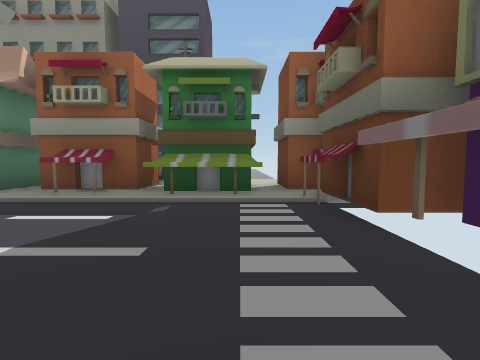
view 1 (above)

24 first-person views from a walk through a scene from a Unity 3-D project. The camera is 1.4 m above the floor, tilts 4° down and sees 85° across. The floor is counted in squares, 2 m on a side. Each view is taken from the middle of a square. On the plan, view 1 faces up. The plan holds only what a view shows up to about 9 squares ahead; the rest is blank. The place goes on beyond the plan. The player is left out. Some surface patterns are stand-ins.

view 2
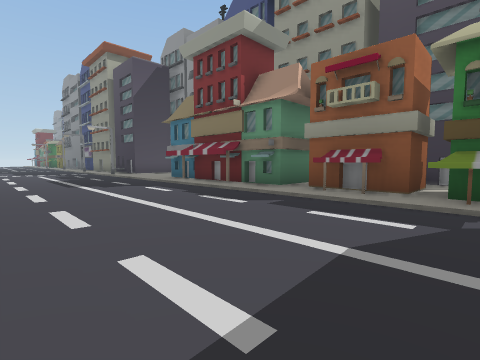

view 3
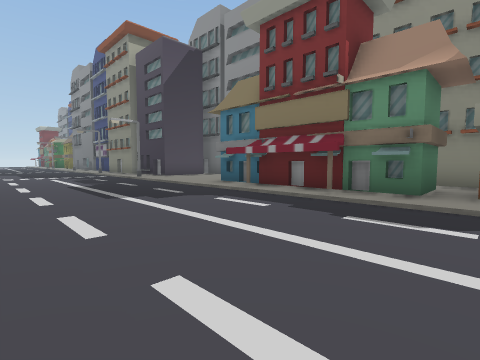

view 4
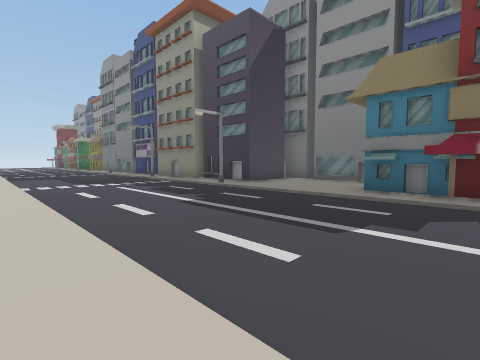

view 5
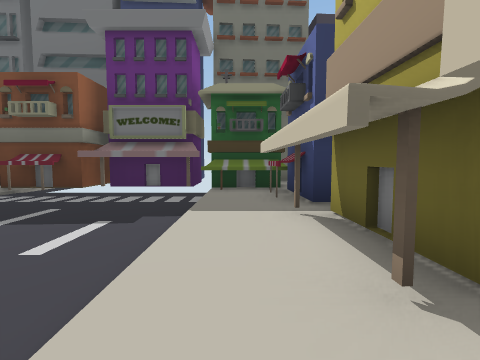

view 6
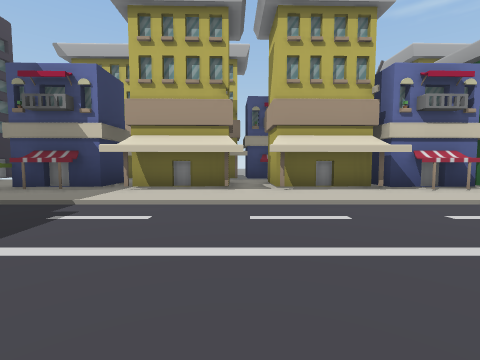

view 7
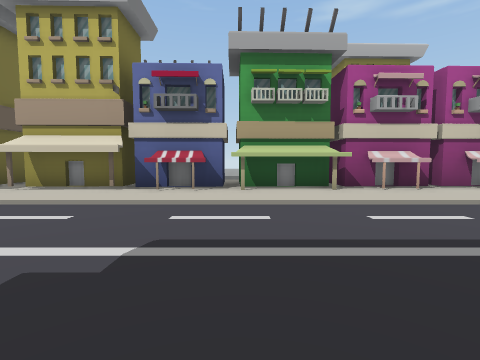

view 8
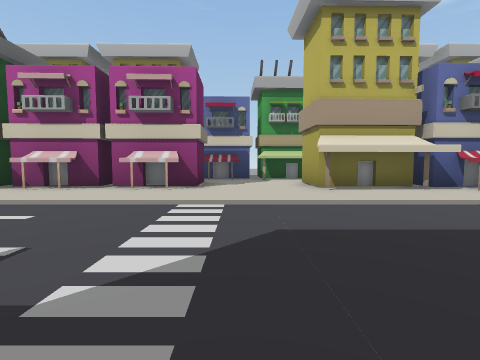

view 9
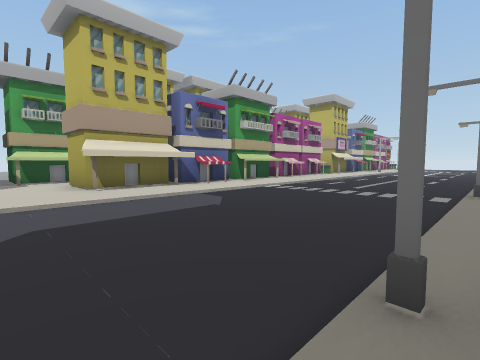

view 10
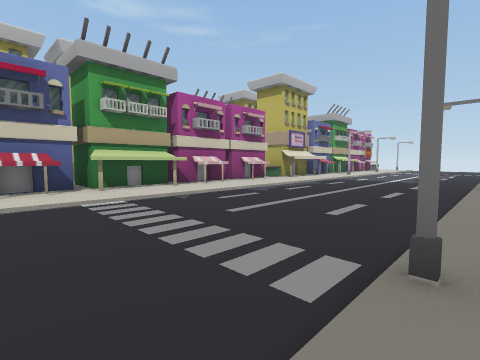

view 11
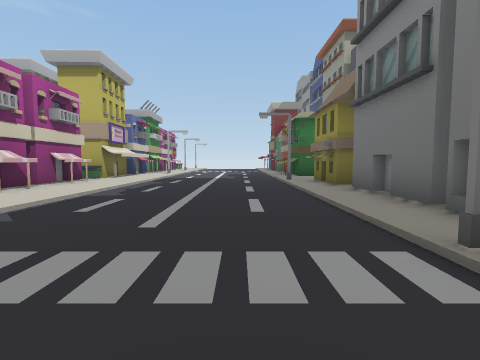

view 12
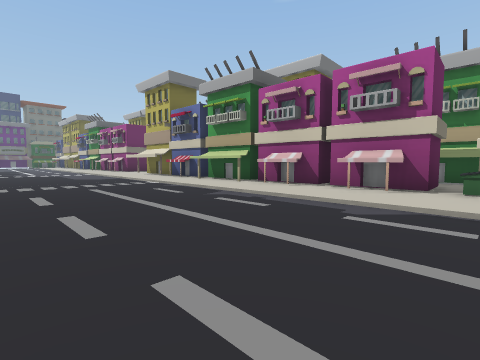

view 13
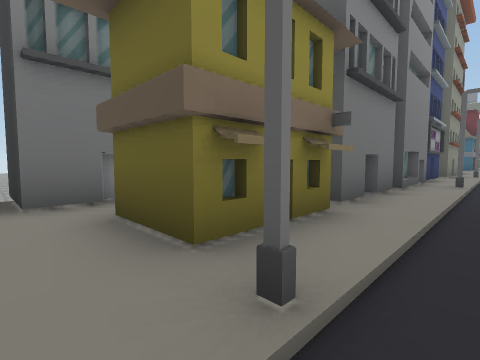

view 14
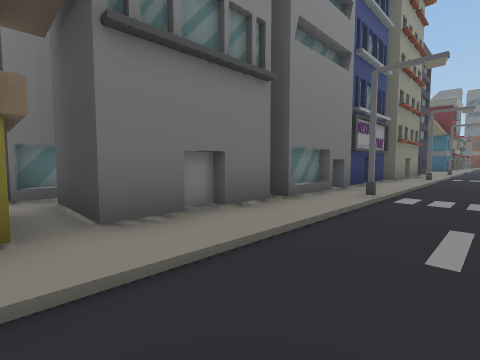

view 15
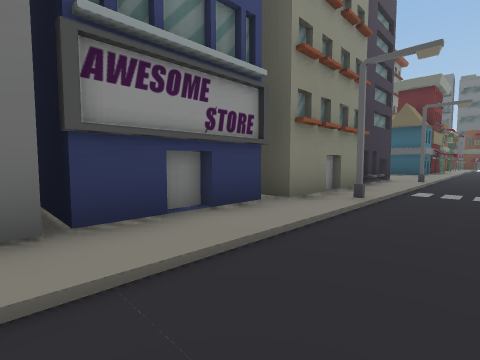

view 16
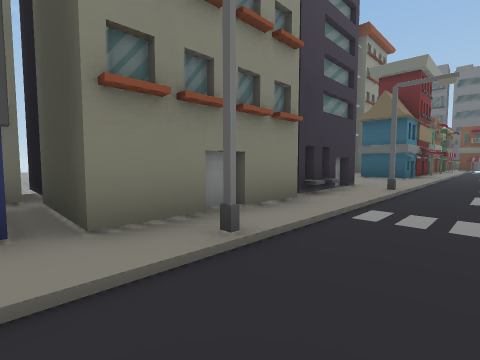

view 17
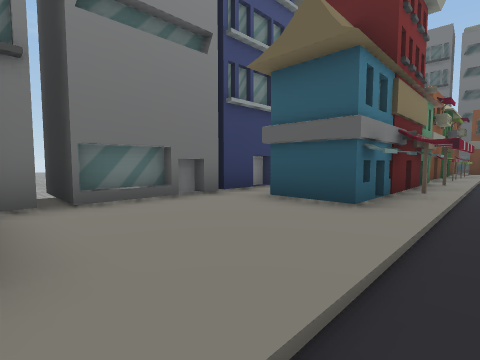

view 18
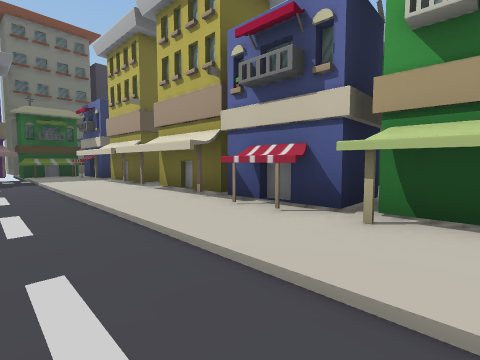

view 19
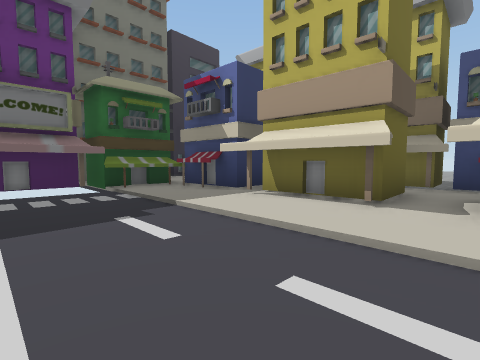

view 20
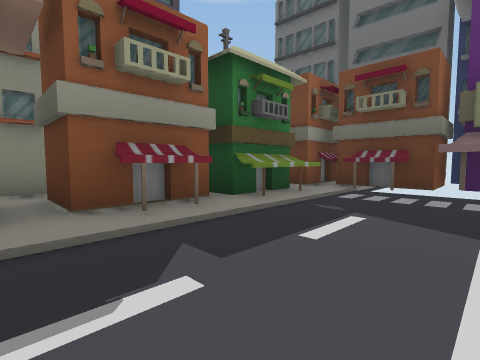

view 21
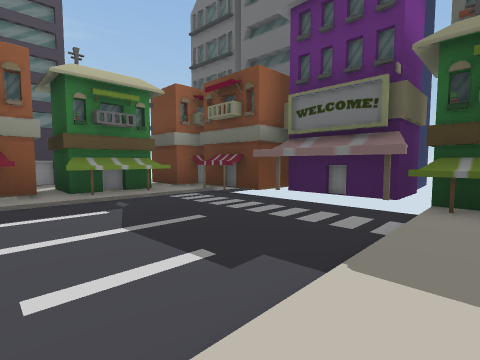

view 22
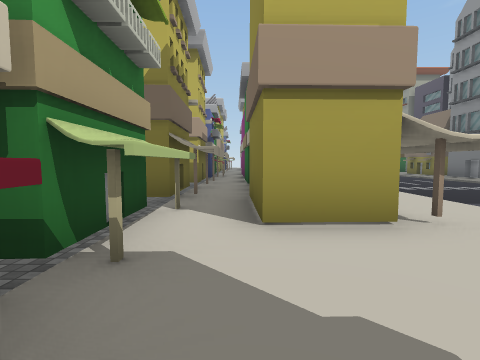

view 23
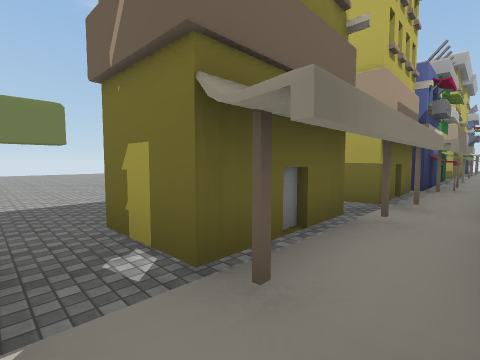

view 24
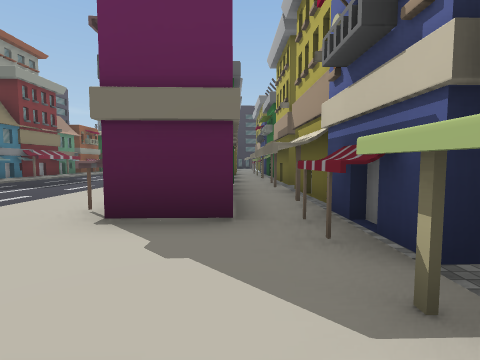

### Floor plan
Key: @ floor where view 1 was taken; # wall or solid block; . main floor; : floor 0.25 m higher than the main floor; O other object.
Columns run from 33 left of view 1 to 6 right of it. Each row starts with its distance up from view 1.
 11              .      .
 10 #            #      #
  9 #####        #      #####     ###
  8 ::O:#O      ##O   O:O:O#O  O## O     O
  7 :O O#     # ##     ::::O O  O# :  #  O
  6 :OOO#O###O#O##O#:#O::::OO#OOO##:#####
  5 :O::::::O:::::O:::O::::OOOOOO:O:OOOO
  4 ..................................OO O
  3 ...................................OOOOO
  2 ...................................O O
  1 ...................................O O O
  0 .................................@.OOOOO
 -1 O:::::::::::O::::::::::::::O:O:::::O
 -2 O:O:OOOOOO####:::O:OOOOOO####O##:O##
 -3 O#############:::###############:
 -4  #   ######::::::###:###    #O
 -5 OOOOO###:OO#OOOOOOO#:OO OOOOOOO  OOO
 -6  #        #######  # #       ##
 -7            ..                ..
 -8            ..
 -9           ...
-10           ...
-11           ...
-12           ...

Positions as (right, up) in squares from view 1, and headings:
1: (0, 0), facing up
2: (-1, 0), facing up-left
3: (-4, 0), facing up-left
4: (-8, -1), facing up-left
5: (-5, -1), facing right
6: (-4, 4), facing down
7: (-10, 4), facing down
8: (-18, 4), facing down
9: (-18, 5), facing down-left
10: (-23, 5), facing down-left
11: (-23, 3), facing left
12: (-33, 4), facing down-right
13: (-33, 4), facing up-right
14: (-30, 3), facing up-right
15: (-24, 3), facing up-right
16: (-21, 3), facing up-right
17: (-14, 4), facing up-right
18: (-11, 1), facing down-right
19: (-5, 2), facing down-right
20: (-5, 2), facing up-right
21: (-3, -1), facing up-right
22: (-17, -4), facing left
23: (-21, -4), facing down-left
24: (-20, -4), facing right
